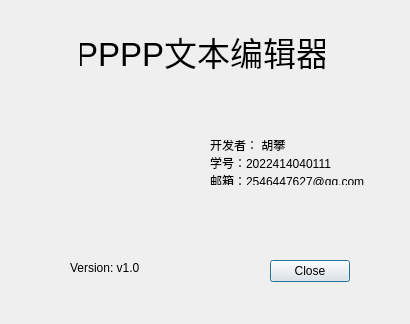
<?xml version="1.0" encoding="UTF-8"?>
<ui version="4.0">
 <class>Dialog</class>
 <widget class="QDialog" name="Dialog">
  <property name="geometry">
   <rect>
    <x>0</x>
    <y>0</y>
    <width>410</width>
    <height>324</height>
   </rect>
  </property>
  <property name="windowTitle">
   <string>Dialog</string>
  </property>
  <widget class="QDialogButtonBox" name="buttonBox">
   <property name="geometry">
    <rect>
     <x>270</x>
     <y>260</y>
     <width>80</width>
     <height>23</height>
    </rect>
   </property>
   <property name="orientation">
    <enum>Qt::Orientation::Horizontal</enum>
   </property>
   <property name="standardButtons">
    <set>QDialogButtonBox::StandardButton::Close</set>
   </property>
  </widget>
  <widget class="QLabel" name="label_4">
   <property name="geometry">
    <rect>
     <x>70</x>
     <y>260</y>
     <width>74</width>
     <height>16</height>
    </rect>
   </property>
   <property name="text">
    <string>Version: v1.0</string>
   </property>
  </widget>
  <widget class="QLabel" name="label">
   <property name="geometry">
    <rect>
     <x>80</x>
     <y>30</y>
     <width>245</width>
     <height>42</height>
    </rect>
   </property>
   <property name="font">
    <font>
     <pointsize>25</pointsize>
    </font>
   </property>
   <property name="text">
    <string>PPPP文本编辑器</string>
   </property>
   <property name="alignment">
    <set>Qt::AlignmentFlag::AlignCenter</set>
   </property>
  </widget>
  <widget class="QLabel" name="label_3">
   <property name="geometry">
    <rect>
     <x>40</x>
     <y>90</y>
     <width>150</width>
     <height>150</height>
    </rect>
   </property>
   <property name="minimumSize">
    <size>
     <width>150</width>
     <height>150</height>
    </size>
   </property>
   <property name="styleSheet">
    <string notr="true">border-image: url(:/20.ico);</string>
   </property>
   <property name="text">
    <string/>
   </property>
  </widget>
  <widget class="QLabel" name="label_2">
   <property name="geometry">
    <rect>
     <x>210</x>
     <y>140</y>
     <width>162</width>
     <height>45</height>
    </rect>
   </property>
   <property name="text">
    <string>开发者： 胡攀
学号：2022414040111
邮箱：2546447627@qq.com</string>
   </property>
  </widget>
 </widget>
 <resources/>
 <connections>
  <connection>
   <sender>buttonBox</sender>
   <signal>rejected()</signal>
   <receiver>Dialog</receiver>
   <slot>reject()</slot>
   <hints>
    <hint type="sourcelabel">
     <x>316</x>
     <y>260</y>
    </hint>
    <hint type="destinationlabel">
     <x>286</x>
     <y>274</y>
    </hint>
   </hints>
  </connection>
  <connection>
   <sender>buttonBox</sender>
   <signal>accepted()</signal>
   <receiver>Dialog</receiver>
   <slot>accept()</slot>
   <hints>
    <hint type="sourcelabel">
     <x>248</x>
     <y>254</y>
    </hint>
    <hint type="destinationlabel">
     <x>157</x>
     <y>274</y>
    </hint>
   </hints>
  </connection>
 </connections>
</ui>
